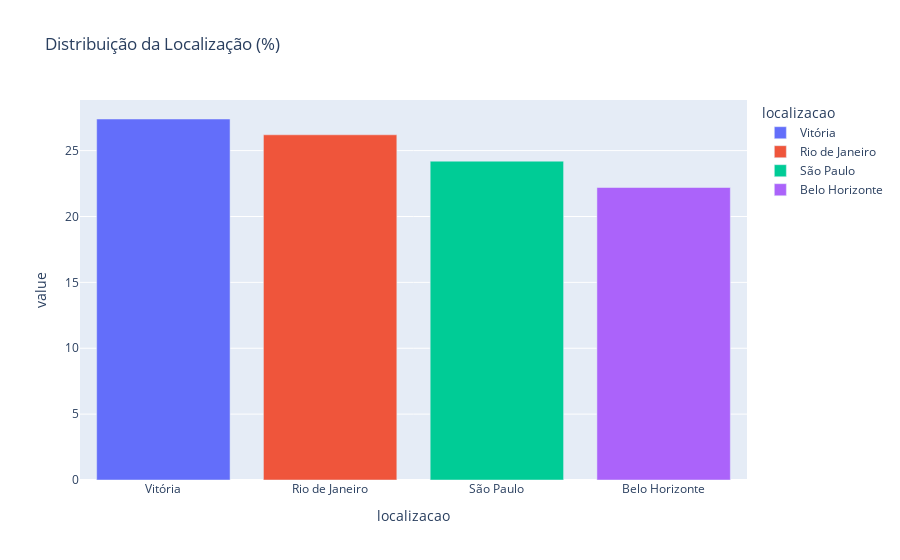

Write notebook code for a chart like this one.
### Code cell
# Distribuição da Variável Target (Localização) - Gráfico Percentua
percentual_localizacao = df_segmento.value_counts('localizacao') / len(df_segmento) * 100
px.bar(
    percentual_localizacao, 
    color=percentual_localizacao.index, 
    title='Distribuição da Localização (%)',
)

### Figure 1 — Plotly figure (JSON) as saved in the notebook; plotly's stock layout.template omitted (floating-point values rounded to 4 significant figures)
{"data": [{"alignmentgroup": "True", "hovertemplate": "localizacao=%{x}<br>value=%{y}<extra></extra>", "legendgroup": "Vitória", "marker": {"color": "#636efa", "pattern": {"shape": ""}}, "name": "Vitória", "offsetgroup": "Vitória", "orientation": "v", "showlegend": true, "textposition": "auto", "type": "bar", "x": ["Vitória"], "xaxis": "x", "y": [27.4], "yaxis": "y"}, {"alignmentgroup": "True", "hovertemplate": "localizacao=%{x}<br>value=%{y}<extra></extra>", "legendgroup": "Rio de Janeiro", "marker": {"color": "#EF553B", "pattern": {"shape": ""}}, "name": "Rio de Janeiro", "offsetgroup": "Rio de Janeiro", "orientation": "v", "showlegend": true, "textposition": "auto", "type": "bar", "x": ["Rio de Janeiro"], "xaxis": "x", "y": [26.2], "yaxis": "y"}, {"alignmentgroup": "True", "hovertemplate": "localizacao=%{x}<br>value=%{y}<extra></extra>", "legendgroup": "São Paulo", "marker": {"color": "#00cc96", "pattern": {"shape": ""}}, "name": "São Paulo", "offsetgroup": "São Paulo", "orientation": "v", "showlegend": true, "textposition": "auto", "type": "bar", "x": ["São Paulo"], "xaxis": "x", "y": [24.2], "yaxis": "y"}, {"alignmentgroup": "True", "hovertemplate": "localizacao=%{x}<br>value=%{y}<extra></extra>", "legendgroup": "Belo Horizonte", "marker": {"color": "#ab63fa", "pattern": {"shape": ""}}, "name": "Belo Horizonte", "offsetgroup": "Belo Horizonte", "orientation": "v", "showlegend": true, "textposition": "auto", "type": "bar", "x": ["Belo Horizonte"], "xaxis": "x", "y": [22.2], "yaxis": "y"}], "layout": {"barmode": "relative", "legend": {"title": {"text": "localizacao"}, "tracegroupgap": 0}, "title": {"text": "Distribuição da Localização (%)"}, "xaxis": {"anchor": "y", "categoryarray": ["Vitória", "Rio de Janeiro", "São Paulo", "Belo Horizonte"], "categoryorder": "array", "domain": [0, 1], "title": {"text": "localizacao"}}, "yaxis": {"anchor": "x", "domain": [0, 1], "title": {"text": "value"}}}}
